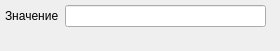
                 <widget class="QWidget" name="nd_add">
                  <property name="sizePolicy">
                   <sizepolicy hsizetype="Maximum" vsizetype="Maximum">
                    <horstretch>0</horstretch>
                    <verstretch>0</verstretch>
                   </sizepolicy>
                  </property>
                  <widget class="QWidget" name="formLayoutWidget_7">
                   <property name="geometry">
                    <rect>
                     <x>0</x>
                     <y>0</y>
                     <width>271</width>
                     <height>42</height>
                    </rect>
                   </property>
                   <layout class="QFormLayout" name="formLayout_13">
                    <property name="leftMargin">
                     <number>5</number>
                    </property>
                    <property name="topMargin">
                     <number>5</number>
                    </property>
                    <property name="rightMargin">
                     <number>5</number>
                    </property>
                    <property name="bottomMargin">
                     <number>5</number>
                    </property>
                    <item row="0" column="0">
                     <widget class="QLabel" name="addActionLabel_nd">
                      <property name="text">
                       <string>Значение</string>
                      </property>
                     </widget>
                    </item>
                    <item row="0" column="1">
                     <widget class="QLineEdit" name="addActionLineEdit_nd"/>
                    </item>
                   </layout>
                  </widget>
                 </widget>
